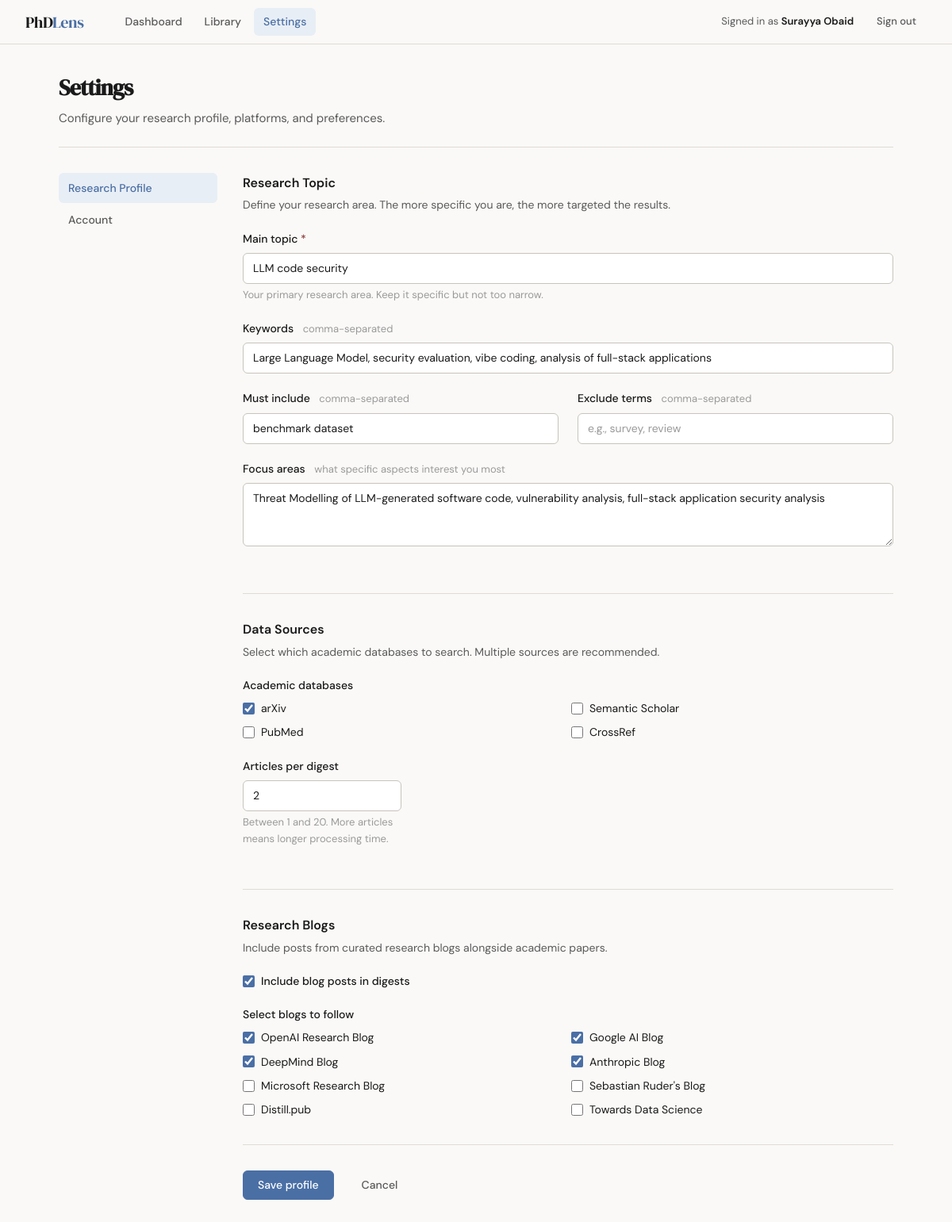
The page /settings/profile (signed in) on the database its author committed.
### models.py (models this page shows, shortened)
class User(UserMixin, db.Model):
    __tablename__ = 'users'
    id = db.Column(db.Integer, primary_key=True)
    email = db.Column(db.String(150), unique=True, nullable=False)
    name = db.Column(db.String(100), nullable=False)
    password_hash = db.Column(db.String(256), nullable=False)
    created_at = db.Column(db.DateTime, default=datetime.utcnow)
    openai_api_key = db.Column(db.String(256), nullable=True)
    profile = db.relationship('ResearchProfile', backref='user', uselist=False, cascade='all, delete-orphan')
    articles = db.relationship('Article', backref='user', cascade='all, delete-orphan')
    digests = db.relationship('DailyDigest', backref='user', cascade='all, delete-orphan')

class ResearchProfile(db.Model):
    __tablename__ = 'research_profiles'
    id = db.Column(db.Integer, primary_key=True)
    user_id = db.Column(db.Integer, db.ForeignKey('users.id'), nullable=False)
    main_topic = db.Column(db.String(500), nullable=False, default='')
    keywords = db.Column(db.Text, default='')
    must_include = db.Column(db.Text, default='')
    exclude_terms = db.Column(db.Text, default='')
    focus_areas = db.Column(db.Text, default='')
    platforms = db.Column(db.Text, default='["arxiv", "semantic_scholar"]')
    articles_per_day = db.Column(db.Integer, default=5)
    include_blogs = db.Column(db.Boolean, default=True)
    selected_blogs = db.Column(db.Text, default='["openai_blog", "google_ai", "deepmind", "anthropic"]')
    updated_at = db.Column(db.DateTime, default=datetime.utcnow, onupdate=datetime.utcnow)
    def get_platforms(self):
        try:
            return json.loads(self.platforms)
        except:
            return ['arxiv', 'semantic_scholar']
    def get_selected_blogs(self):
        try:
            return json.loads(self.selected_blogs)
        except:
            return ['openai_blog', 'google_ai', 'deepmind', 'anthropic']

### routes/settings.py (the view, shortened to what this page needs)
@settings_bp.route('/profile', methods=['GET', 'POST'])
@login_required
def research_profile():
    profile = current_user.profile
    if not profile:
        profile = ResearchProfile(user_id=current_user.id)
        db.session.add(profile)
        db.session.commit()
    return render_template('settings.html', profile=profile,
                           platform_options=PLATFORM_OPTIONS, blog_options=BLOG_OPTIONS)

### templates/settings.html (shortened to what this page needs)
{% extends "base.html" %}
{% block content %}
<div class="page-wrapper">
    <div class="page-header">
        <h1 class="page-title">Settings</h1>
        <div class="page-subtitle">Configure your research profile, platforms, and preferences.</div>
    </div>
    <div class="settings-layout">
        <nav class="settings-nav">
            <a href="{{ url_for('settings.research_profile') }}" class="settings-nav-item active">Research Profile</a>
            <a href="{{ url_for('settings.account') }}" class="settings-nav-item">Account</a>
        </nav>
        <div>
            <form method="POST">
                <div class="settings-section">
                    <div class="settings-section-title">Research Topic</div>
                    <div class="settings-section-desc">Define your research area. The more specific you are, the more targeted the results.</div>
                    <div class="form-group">
                        <label class="form-label" for="main_topic">Main topic <span style="color:var(--danger);">*</span></label>
                        <input type="text" class="form-control" id="main_topic" name="main_topic"
                               value="{{ profile.main_topic }}"
                               placeholder="e.g., Large Language Models for Medical Question Answering">
                        <div class="form-hint">Your primary research area. Keep it specific but not too narrow.</div>
                    </div>
                    <div class="form-group">
                        <label class="form-label" for="keywords">Keywords <span class="form-label-hint">comma-separated</span></label>
                        <input type="text" class="form-control" id="keywords" name="keywords"
                               value="{{ profile.keywords }}"
                               placeholder="e.g., transformer, BERT, clinical NLP, EHR">
                    </div>
                    <div class="grid-2">
                        <div class="form-group">
                            <label class="form-label" for="must_include">Must include <span class="form-label-hint">comma-separated</span></label>
                            <input type="text" class="form-control" id="must_include" name="must_include"
                                   value="{{ profile.must_include }}"
                                   placeholder="e.g., evaluation, benchmark">
                        </div>
                        <div class="form-group">
                            <label class="form-label" for="exclude_terms">Exclude terms <span class="form-label-hint">comma-separated</span></label>
                            <input type="text" class="form-control" id="exclude_terms" name="exclude_terms"
                                   value="{{ profile.exclude_terms }}"
                                   placeholder="e.g., survey, review">
                        </div>
                    </div>
                    <div class="form-group">
                        <label class="form-label" for="focus_areas">Focus areas <span class="form-label-hint">what specific aspects interest you most</span></label>
                        <textarea class="form-control" id="focus_areas" name="focus_areas"
                                  placeholder="e.g., model interpretability, dataset construction, few-shot learning, comparative evaluation">{{ profile.focus_areas }}</textarea>
                    </div>
                </div>
                <div class="settings-section">
                    <div class="settings-section-title">Data Sources</div>
                    <div class="settings-section-desc">Select which academic databases to search. Multiple sources are recommended.</div>
                    <div class="form-group">
                        <label class="form-label">Academic databases</label>
                        <div class="checkbox-grid">
                            {% set active_platforms = profile.get_platforms() %}
                            {% for value, label in platform_options %}
                            <label class="form-check">
                                <input type="checkbox" class="form-check-input" name="platforms" value="{{ value }}"
                                       {% if value in active_platforms %}checked{% endif %}>
                                <span class="form-check-label">{{ label }}</span>
                            </label>
                            {% endfor %}
                        </div>
                    </div>
                    <div class="form-group" style="max-width:200px;">
                        <label class="form-label" for="articles_per_day">Articles per digest</label>
                        <input type="number" class="form-control" id="articles_per_day" name="articles_per_day"
                               value="{{ profile.articles_per_day }}" min="1" max="20">
                        <div class="form-hint">Between 1 and 20. More articles means longer processing time.</div>
                    </div>
                </div>
                <div class="settings-section">
                    <div class="settings-section-title">Research Blogs</div>
                    <div class="settings-section-desc">Include posts from curated research blogs alongside academic papers.</div>
                    <div class="form-group">
                        <label class="form-check" style="margin-bottom:0.875rem;">
                            <input type="checkbox" class="form-check-input" name="include_blogs" id="include_blogs"
                                   {% if profile.include_blogs %}checked{% endif %}>
                            <span class="form-check-label fw-500">Include blog posts in digests</span>
                        </label>
                    </div>
                    <div id="blog-options">
                        <label class="form-label">Select blogs to follow</label>
                        <div class="checkbox-grid">
                            {% set active_blogs = profile.get_selected_blogs() %}
                            {% for value, label in blog_options %}
                            <label class="form-check">
                                <input type="checkbox" class="form-check-input" name="blogs" value="{{ value }}"
                                       {% if value in active_blogs %}checked{% endif %}>
                                <span class="form-check-label">{{ label }}</span>
                            </label>
                            {% endfor %}
                        </div>
                    </div>
                </div>
                <div style="display:flex;gap:1rem;">
                    <button type="submit" class="btn btn-primary">Save profile</button>
                    <a href="{{ url_for('dashboard.home') }}" class="btn btn-ghost">Cancel</a>
                </div>
            </form>
        </div>
    </div>
</div>
{% endblock %}

### templates/base.html (shortened to what this page needs)
<!DOCTYPE html>
<html lang="en">
<head>
</head>
<body>
{% if current_user.is_authenticated %}
<nav class="nav">
    <a href="{{ url_for('dashboard.home') }}" class="nav-brand">PhD<span>Lens</span></a>
    <div class="nav-links">
        <a href="{{ url_for('dashboard.home') }}" class="nav-link {% if request.endpoint == 'dashboard.home' %}active{% endif %}">Dashboard</a>
        <a href="{{ url_for('articles.library') }}" class="nav-link {% if request.endpoint == 'articles.library' %}active{% endif %}">Library</a>
        <a href="{{ url_for('settings.research_profile') }}" class="nav-link {% if 'settings' in request.endpoint %}active{% endif %}">Settings</a>
    </div>
    <div class="nav-right">
        <span class="nav-user">Signed in as <strong>{{ current_user.name }}</strong></span>
        <a href="{{ url_for('auth.logout') }}" class="btn btn-ghost btn-sm">Sign out</a>
    </div>
</nav>
{% endif %}
{% block content %}{% endblock %}
</body>
</html>

### templates/base.html (style rules this page uses)
*, *::before, *::after { box-sizing: border-box; margin: 0; padding: 0; }
:root { --ink: #1a1a1a; --ink-muted: #5a5a5a; --ink-faint: #9a9a9a; --paper: #faf9f7; --paper-warm: #f4f2ee; --paper-mid: #ece9e3; --border: #e0dcd4; --border-strong: #c8c4bc; --accent: #4a6fa5; --accent-light: #e8eef5; --accent-muted: #7a9bc4; --success: #3a7a5a; --success-light: #e6f2ec; --warning: #8a6a2a; --warning-light: #f5eed9; --danger: #8a3a3a; --danger-light: #f5e8e8; --radius: 6px; --shadow-sm: 0 1px 3px rgba(0,0,0,0.06); --shadow: 0 2px 8px rgba(0,0,0,0.08); --shadow-lg: 0 4px 20px rgba(0,0,0,0.10); }
html { font-size: 16px; }
body { font-family: 'DM Sans', sans-serif; background: var(--paper); color: var(--ink); line-height: 1.6; min-height: 100vh; }
.nav { position: sticky; top: 0; z-index: 100; background: rgba(250,249,247,0.95); backdrop-filter: blur(8px); border-bottom: 1px solid var(--border); padding: 0 2rem; display: flex; align-items: center; gap: 2rem; height: 56px; }
.nav-brand { font-family: 'DM Serif Display', serif; font-size: 1.25rem; color: var(--ink); text-decoration: none; letter-spacing: -0.02em; }
.nav-brand span { color: var(--accent); }
.nav-links { display: flex; gap: 0.25rem; margin-left: 0.5rem; }
.nav-link { font-size: 0.875rem; font-weight: 500; color: var(--ink-muted); text-decoration: none; padding: 0.375rem 0.75rem; border-radius: var(--radius); transition: all 0.15s; }
.nav-link.active { color: var(--accent); background: var(--accent-light); }
.nav-right { margin-left: auto; display: flex; align-items: center; gap: 1rem; }
.nav-user { font-size: 0.8125rem; color: var(--ink-muted); }
.nav-user strong { color: var(--ink); font-weight: 600; }
.page-wrapper { max-width: 1100px; margin: 0 auto; padding: 2rem 1.5rem; }
.page-header { margin-bottom: 2rem; padding-bottom: 1.5rem; border-bottom: 1px solid var(--border); }
.page-title { font-family: 'DM Serif Display', serif; font-size: 1.75rem; letter-spacing: -0.03em; color: var(--ink); }
.page-subtitle { font-size: 0.9375rem; color: var(--ink-muted); margin-top: 0.25rem; }
.btn { display: inline-flex; align-items: center; gap: 0.5rem; padding: 0.5rem 1.125rem; font-size: 0.875rem; font-weight: 500; border: 1px solid transparent; border-radius: var(--radius); cursor: pointer; text-decoration: none; transition: all 0.15s; font-family: 'DM Sans', sans-serif; line-height: 1.4; }
.btn-primary { background: var(--accent); color: white; border-color: var(--accent); }
.btn-ghost { background: transparent; color: var(--ink-muted); border-color: transparent; }
.btn-sm { padding: 0.3125rem 0.75rem; font-size: 0.8125rem; }
.form-group { margin-bottom: 1.25rem; }
.form-label { display: block; font-size: 0.875rem; font-weight: 500; color: var(--ink); margin-bottom: 0.4rem; }
.form-label-hint { font-size: 0.8125rem; color: var(--ink-faint); font-weight: 400; margin-left: 0.5rem; }
.form-control { width: 100%; padding: 0.5rem 0.75rem; font-size: 0.875rem; font-family: 'DM Sans', sans-serif; color: var(--ink); background: white; border: 1px solid var(--border-strong); border-radius: var(--radius); transition: border-color 0.15s, box-shadow 0.15s; line-height: 1.5; }
.form-control::placeholder { color: var(--ink-faint); }
textarea.form-control { resize: vertical; min-height: 80px; }
.form-hint { font-size: 0.8125rem; color: var(--ink-faint); margin-top: 0.3rem; }
.form-check { display: flex; align-items: center; gap: 0.5rem; }
.form-check-input { width: 15px; height: 15px; accent-color: var(--accent); cursor: pointer; }
.form-check-label { font-size: 0.875rem; cursor: pointer; }
.grid-2 { display: grid; grid-template-columns: 1fr 1fr; gap: 1.5rem; }
.fw-500 { font-weight: 500; }

### rows shown on the page
User: name "Surayya Obaid"
ResearchProfile: main_topic "LLM code security", keywords "Large Language Model, security evaluation, vibe coding, analysis of full-stack applications", must_include "benchmark dataset", focus_areas "Threat Modelling of LLM-generated software code, vulnerability analysis, full-stack application security analysis", articles_per_day "2", include_blogs "☑"

### other values the page prints
{{ label }} "arXiv" "Semantic Scholar" "PubMed" "CrossRef"
{{ label }} "OpenAI Research Blog" "Google AI Blog" "DeepMind Blog" "Anthropic Blog" "Microsoft Research Blog" "Sebastian Ruder's Blog" "Distill.pub" "Towards Data Science"
